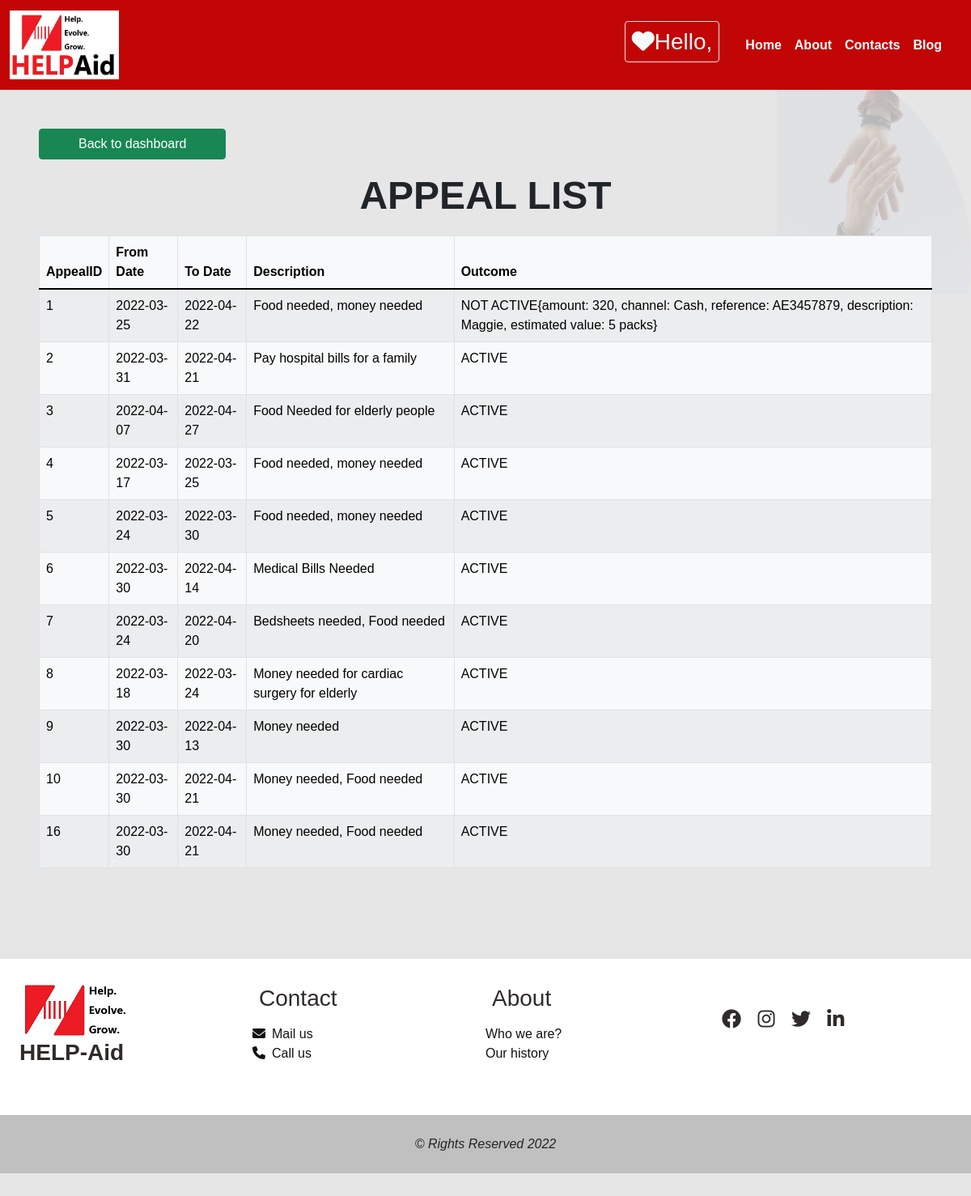
The page /Assignment1/HELP-Aid-Contact-Portal-Siva_HELP_AID/appeal.php on the database its author committed.
### tables this page shows
CREATE TABLE `appeals` (
  `appealID` int(11) NOT NULL,
  `fromDate` date NOT NULL,
  `toDate` date NOT NULL,
  `description` varchar(50) NOT NULL,
  `outcome` varchar(250) DEFAULT NULL,
  `OrganizationName` varchar(50) DEFAULT NULL
);

### Assignment1/HELP-Aid-Contact-Portal-Siva_HELP_AID/appeal.php (the view, shortened to what this page needs)
<?php
$con = mysqli_connect('localhost', 'root', "");
mysqli_select_db($con, 'helpaid');
$s = "select * from appeals";
$result = mysqli_query($con, $s);
?>
<!DOCTYPE html>
<html lang="en">
<head>
    <link rel="stylesheet" href="https://cdnjs.cloudflare.com/ajax/libs/font-awesome/6.0.0/css/all.min.css" />
     <link href="https://cdn.jsdelivr.net/npm/bootstrap@5.1.3/dist/css/bootstrap.min.css" rel="stylesheet">
     <link rel="stylesheet" href="./../donation.css" type="text/css">
</head>
<body class="body">
    <nav class="navbar navbar-expand-lg navbar-expand-md">
        <div class="container-fluid">
            <a class="navbar-brand m-0">
                <img class="img" src="./../helpaid_logo.jpg" alt="logo">
            </a>
            <ul class="navigation navbar-nav justify-content-end align-items-center p-3">
            <h3 class="text-left text-light me-4 p-2 border rounded"><i class="fa-solid fa-heart"></i>Hello, <?php echo $_SESSION['username'] ?></h3>
                <li class="item nav-item"><a class="link a nav-link" href="index.html">Home</a></li>
                <li class="item nav-item"><a class="link a nav-link" href="#">About</a></li>
                <li class="item nav-item"><a class="link a nav-link" href="#">Contacts</a></li>
                <li class="item nav-item"><a class="link a nav-link" href="#">Blog</a></li>
            </ul>
        </div>
    </nav>
    <div class="form-box container-fluid p-lg-5 p-md-5 p-2 mb-5">
    <a href="./../representativeMenu.php" class="button btn btn-success px-5">Back to dashboard </a>
        <h1 class="h1 p-lg-3 p-md-3 mb-1 p-0 text-center">appeal list</h1>
        <table class="table table-bordered table-light table-striped border">
        <thead>
            <tr>
                <th>AppealID</th>
                <th>From Date</th>
                <th>To Date</th>
                <th>Description</th>
                <th>Outcome</th>
            </tr>
        </thead>
            <tbody >
                <?php
                $f=0;
                while($row = mysqli_fetch_array($result)) {
                if($f%2==0)
                $class_name="even";
                else
                $class_name="odd";
                ?>
            <tr class="<?php if(isset($class_name)) echo $class_name;?>">
            <td><?php echo $row["appealID"];?></td>
            <td><?php echo $row["fromDate"]; ?></td>
            <td><?php echo $row["toDate"]; ?></td>
            <td><?php echo $row["description"]; ?></td>
            <td><?php echo $row["outcome"]; ?></td>
            </tr>
            <?php
            $f++;
            }
            ?>
            </tbody>
        </table>
    </div>
   <footer class="footer w-100 text-center text-lg-start mt-6">
       <div class="row container-fluid justify-content-center align-items-center p-4">
           <div class="col-lg-3 col-md-6 mb-4"><img src="./../helpaid.png" alt="logo"><h3 class="h3 logo">HELP-Aid</h3>
            </div>
           <div class="col-lg-3 col-md-6 mb-4"><h3 class="h3 p-2">Contact</h3>
            <ul class="ul list-unstyled">
                <li class="li"><a class="a" href="mailto: helpaid@gmail.com"><i class="fa-solid fa-envelope me-2"></i>Mail us</a></li>
                <li class="li"><a class="a" href="tel: +88013243325"><i class="fa-solid fa-phone me-2"></i>Call us</a></li>
            </ul>
            </div>
            <div class="col-lg-3 col-md-6 mb-4"><h3 class="h3 p-2">About</h3>
                <ul class="ul list-unstyled">
                    <li class="li"><a class="a" href="#">Who we are?</a></li>
                    <li class="li"><a class="a" href="#">Our history</a></li>
                </ul>
            </div>
           <div class="col-lg-3 col-md-6 mb-4">
            <ul class="list-unstyled list-inline text-lg-start text-center">
                <li class="list-inline-item">
                  <a class="btn-floating btn-fb mx-1">
                    <i class="fa-brands fa-facebook"> </i>
                  </a>
                </li>
                <li class="list-inline-item">
                  <a class="btn-floating btn-insta mx-1">
                    <i class="fa-brands fa-instagram"> </i>
                  </a>
                </li>
                <li class="list-inline-item">
                  <a class="btn-floating btn-tw mx-1">
                    <i class="fa-brands fa-twitter"> </i>
                  </a>
                </li>
                <li class="list-inline-item">
                    <a class="btn-floating btn-in mx-1">
                        <i class="fa-brands fa-linkedin-in"> </i>
                    </a>
                  </li>
               </ul>
           </div>
       </div>
   </footer>
   <div class="copyright p-4 font-small text-center w-100 m-0">&copy; Rights Reserved 2022</div>
</body>
</html>

### Assignment1/donation.css (style rules this page uses)
* { padding: 0; margin: 0; -webkit-box-sizing: border-box; box-sizing: border-box; font-family: Poppins, sans-serif; }
.body { background: #e6e6e6; background-size: cover; height: 200vh; }
.body .navbar { background: #c20505; }
.body .navbar .navbar-brand .img { width: 135px; height: 85px; }
.body .navbar .navigation { min-height: 70px; }
.body .navbar .navigation .item .link { font-weight: 600; text-decoration: none; color: #fff; -webkit-transition: 300ms ease-in-out; transition: 300ms ease-in-out; }
.body .form-box { position: relative; }
.body .form-box:before { content: ''; background-image: url(helping-hand.jpg); background-position: top right; background-repeat: no-repeat; background-size: 50%; border-radius: 50%; height: 50%; max-width: 50%; top: -3rem; right: 0; bottom: 0; left: 60%; opacity: 0.2; position: absolute; z-index: -1; }
.body .form-box .h1 { font-size: clamp(20px, 4vw, 51px); font-weight: 600; text-transform: uppercase; }
.body .footer { background: #fff; color: #302b2b; }
.body .footer .logo { font-weight: 600; }
.body .footer .ul .li .a { color: #111; text-decoration: none; -webkit-transition: 200ms ease-in-out; transition: 200ms ease-in-out; }
.body .footer .btn-floating { color: #302b2b; -webkit-transition: 300ms ease-in-out; transition: 300ms ease-in-out; }
.body .footer .btn-floating .fa-brands { font-size: 150%; }
.body .copyright { background: #c0c0c0; font-style: italic; }

### rows shown on the page
appeals: appealID "1", fromDate "2022-03-25", toDate "2022-04-22", description "Food needed, money needed", outcome "NOT ACTIVE{amount: 320, channel: Cash, reference: AE3457879, description: Maggie, estimated value: 5 packs}"
appeals: appealID "2", fromDate "2022-03-31", toDate "2022-04-21", description "Pay hospital bills for a family", outcome "ACTIVE"
appeals: appealID "3", fromDate "2022-04-07", toDate "2022-04-27", description "Food Needed for elderly people", outcome "ACTIVE"
appeals: appealID "4", fromDate "2022-03-17", toDate "2022-03-25", description "Food needed, money needed", outcome "ACTIVE"
appeals: appealID "5", fromDate "2022-03-24", toDate "2022-03-30", description "Food needed, money needed", outcome "ACTIVE"
appeals: appealID "6", fromDate "2022-03-30", toDate "2022-04-14", description "Medical Bills Needed", outcome "ACTIVE"
appeals: appealID "7", fromDate "2022-03-24", toDate "2022-04-20", description "Bedsheets needed, Food needed", outcome "ACTIVE"
appeals: appealID "8", fromDate "2022-03-18", toDate "2022-03-24", description "Money needed for cardiac surgery for elderly", outcome "ACTIVE"
appeals: appealID "9", fromDate "2022-03-30", toDate "2022-04-13", description "Money needed", outcome "ACTIVE"
appeals: appealID "10", fromDate "2022-03-30", toDate "2022-04-21", description "Money needed, Food needed", outcome "ACTIVE"
appeals: appealID "16", fromDate "2022-03-30", toDate "2022-04-21", description "Money needed, Food needed", outcome "ACTIVE"
